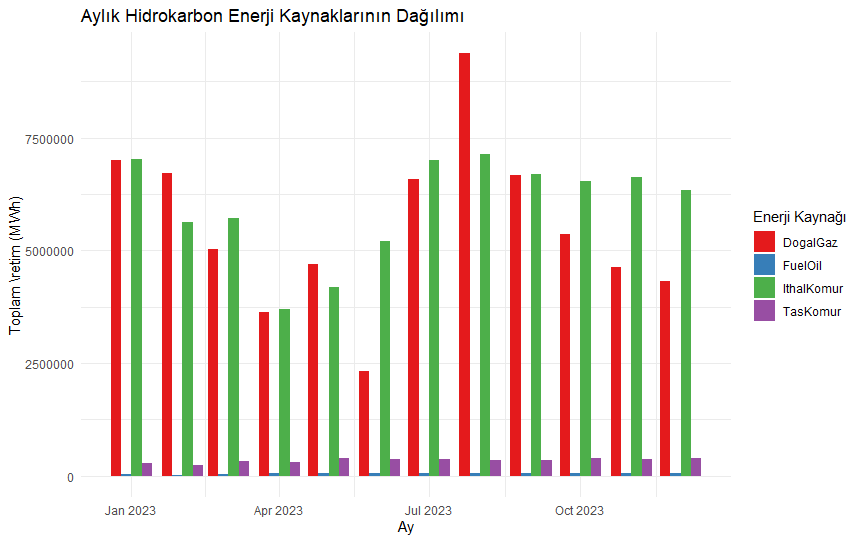

Source code (R):
library(tidyverse)
library(lubridate)


# Aylık toplamları hesapla ve hidrokarbon kaynaklarına göre ayır
monthly_hydrocarbons <- data %>%
  mutate(Ay = floor_date(Tarih, "month")) %>%
  group_by(Ay) %>%
  summarise(
    DogalGaz = sum(DogalGaz),
    IthalKomur = sum(IthalKomur),
    FuelOil = sum(FuelOil),
    TasKomur = sum(TasKomur),
    .groups = 'drop'
  )

# Erişilebilir format için veriyi uzun formata çevir
monthly_long <- pivot_longer(monthly_hydrocarbons, cols = c(DogalGaz, IthalKomur, FuelOil, TasKomur),
                             names_to = "Enerji_Kaynagi", values_to = "Uretim")

# Grafik çiz
ggplot(monthly_long, aes(x = Ay, y = Uretim, fill = Enerji_Kaynagi)) +
  geom_bar(stat = "identity", position = position_dodge()) +
  scale_fill_brewer(palette = "Set1") +
  labs(title = "Aylık Hidrokarbon Enerji Kaynaklarının Dağılımı",
       x = "Ay",
       y = "Toplam Üretim (MWh)",
       fill = "Enerji Kaynağı") +
  theme_minimal()
